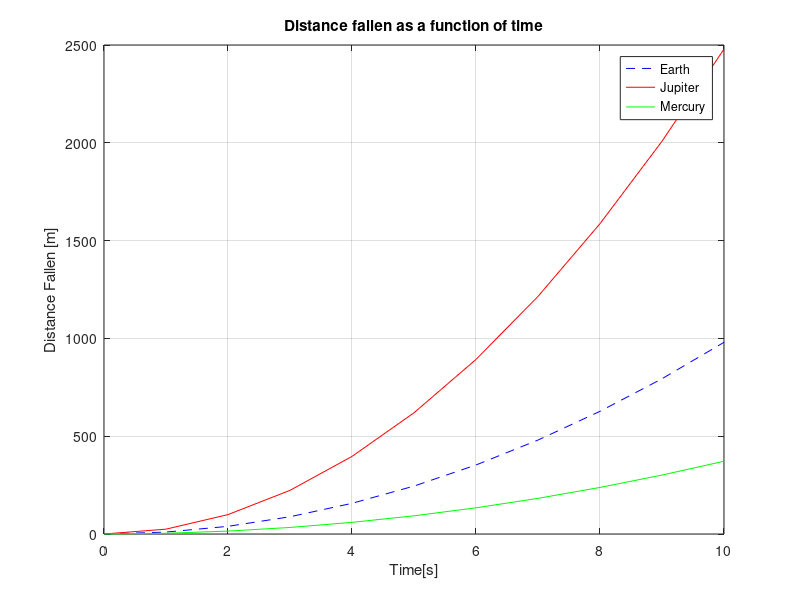

Source code (MATLAB):
% compute displacement for Earth 
g = 9.80;
t = 0:1:10;
y= g*t.^2;
% plot displacement for earth
plot (t,y,'b--')
grid on
hold on
% both functions are plotted in the same figure
%compute displacement for Jupiter 
g = 24.79;
y = g*t.^2;

% plot displacement for jupiter 
plot (t,y,'r-')
%compute displacement for Mercury
g = 3.72;
y = g* t.^2;
% plot displacement for Mercury 
plot (t,y,'g-') 
% Create labels
title ('Distance fallen as a function of time')
xlabel('Time[s]')
ylabel('Distance Fallen [m]')
% Add a legend 
legend ('Earth','Jupiter','Mercury')
% End of the hold command
hold off